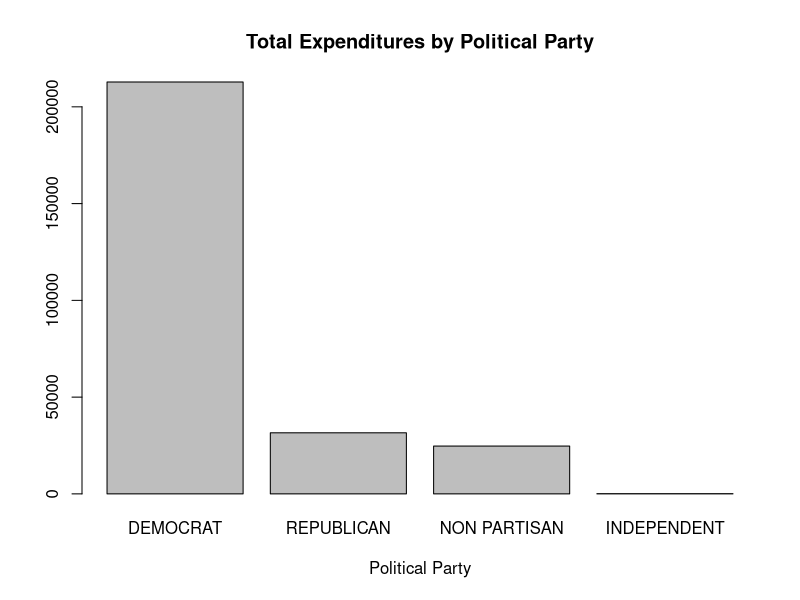
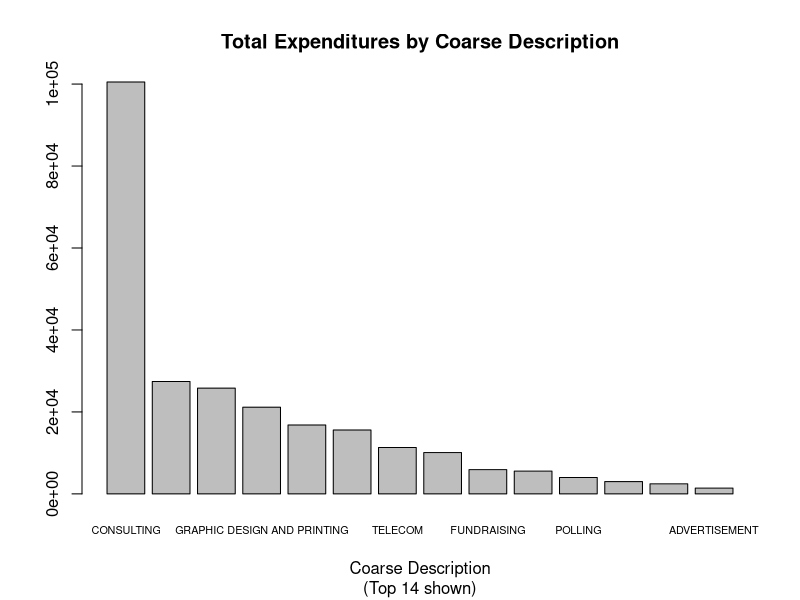
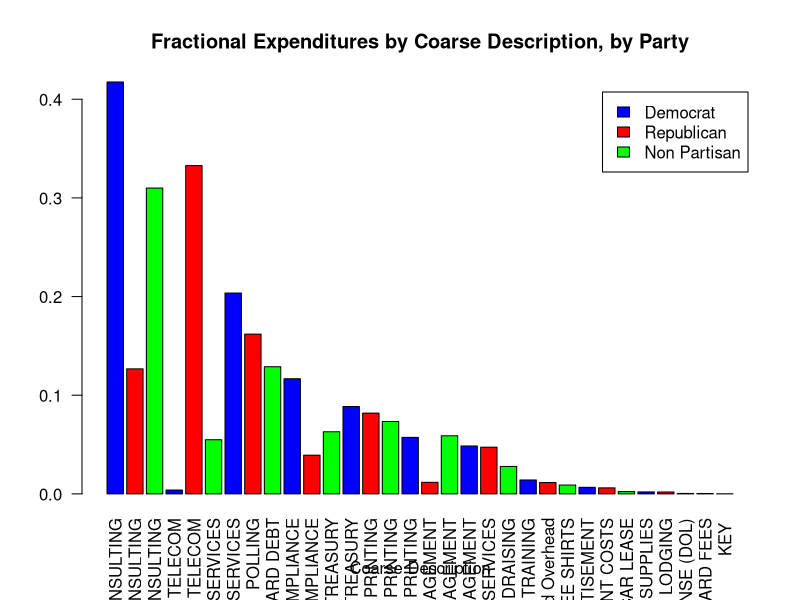
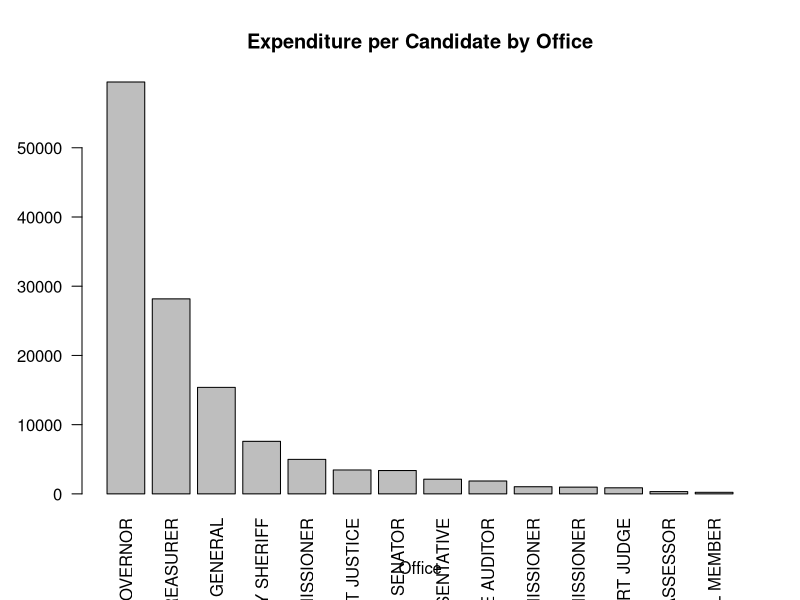
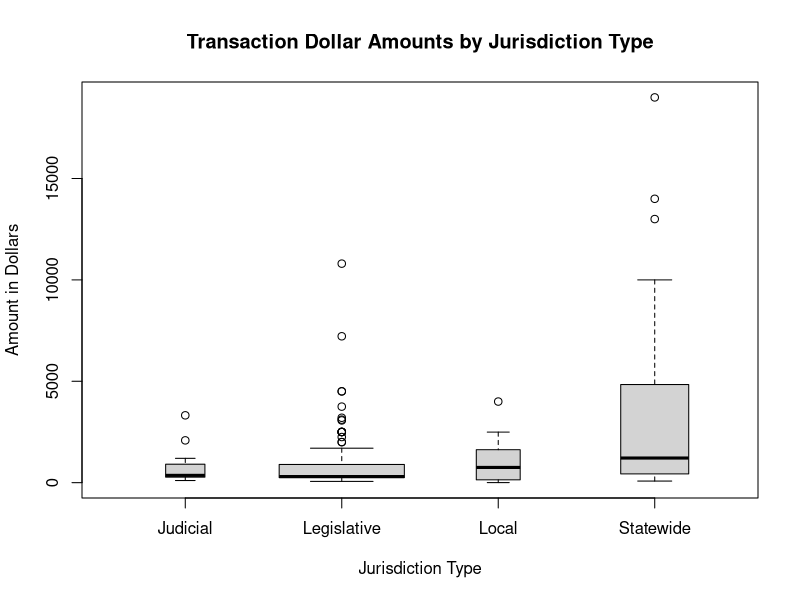

Reproduce these figures in R, in order.
## ---- chunk 1
knitr::opts_chunk$set(echo = TRUE)
## ---- chunk 2
DebtRaw = read.csv("../dataset/CandidateDebt.csv", na.strings='#N/A')
## ---- chunk 3
str(DebtRaw[1:4,])
## ---- chunk 4
DebtShifted = DebtRaw
colnames(DebtShifted) <- c(colnames(DebtRaw)[1:9],
                           'DUMMY',
                           colnames(DebtRaw)[10:(ncol(DebtRaw)-1)])
str(DebtShifted[1:4,])
## ---- chunk 5
# Split off left table
DebtLeft = DebtShifted[, seq(9)]

# Split off right table
DebtRight = DebtShifted[, seq(10, ncol(DebtRaw))]

# Rename DUMMY to office
colnames(DebtRight)[[1]] <- "office"

# Keep cases with at least one non-NA entry
DebtRightValid <- DebtRight[rowSums(!is.na(DebtRight)) > 0,]

# Drop duplicates
Debt <- unique(DebtRightValid)
## ---- chunk 6

# sum amount by party
amountbyparty <-aggregate(Debt['amount'], by=list(party=Debt$party), FUN=sum)

#format method, which is necessary for formating in a data.frame   
format.money  <- function(x, ...) {
  paste0("$", formatC(as.numeric(x), format="f", digits=2, big.mark=","))
}
class(amountbyparty$amount) <- c("money",class(amountbyparty$amount))


# sort the list descending, create pareto
amountbyparty <- amountbyparty[order(amountbyparty$amount, decreasing=TRUE),]

# bar plot tutorial https://www.statmethods.net/graphs/bar.html
barplot(amountbyparty$amount, main="Total Expenditures by Political Party", 
  	xlab="Political Party",
  	names.arg=amountbyparty$party,
  	cex.names=1)

## ---- chunk 7
desc_to_coarsedesc = read.csv("../dataset/description_to_coarsedescription.csv", na.strings='#N/A')
# we need to merge coarsedescription into Debt by description
Debt2=merge(Debt,desc_to_coarsedesc[c('description','coarsedescription')])

# Put 0 for position when there is no value
Debt2$position[is.na(Debt2$position)] <- 0
Debt2$legislativedistrict[is.na(Debt2$legislativedistrict)] <- 0

# sum amount by coarsedescription
amountbycoarsedesc <-aggregate(Debt2['amount'], by=list(coarsedescription=Debt2$coarsedescription), FUN=sum)

#format method, which is necessary for formating in a data.frame   
format.money  <- function(x, ...) {
  paste0("$", formatC(as.numeric(x), format="f", digits=2, big.mark=","))
}
class(amountbycoarsedesc$amount) <- c("money",class(amountbycoarsedesc$amount))


# sort the list descending, create pareto
amountbycoarsedesc <- amountbycoarsedesc[order(amountbycoarsedesc$amount, decreasing=TRUE),]
#print(amountbycoarsedesc)

nbars=14
topn=amountbycoarsedesc[1:nbars,]
?barplot
# bar plot tutorial https://www.statmethods.net/graphs/bar.html
barplot(topn$amount, main="Total Expenditures by Coarse Description",
        sub=paste(c("(Top", nbars, "shown)"), collapse = " "),
  	xlab="Coarse Description",
  	names.arg=topn$coarsedescription,
  	cex.names=0.65)

# Maybe I should make a function for bar charts, since I will be making many of them.

## ---- chunk 8

# Rename "subject" column to "N"
names(amountbyparty)[names(amountbyparty)=="amount"] <- "totalamountbyparty"

#rollup debt2 by coarsedesc and party
expense_by_coarsedesc_by_party <-aggregate(Debt2['amount'],                                         by=list(coarsedescription=Debt2$coarsedescription, party=Debt2$party), FUN=sum)


#merge totalamount into expense_by_coarsedesc_by_party
frac_by_coarsedesc_by_party <- merge(expense_by_coarsedesc_by_party,amountbyparty)
# compute fraction
frac_by_coarsedesc_by_party$fractionofpartytotal <- frac_by_coarsedesc_by_party$amount / frac_by_coarsedesc_by_party$totalamountbyparty

# drop independents
frac_by_coarsedesc_by_party <- frac_by_coarsedesc_by_party[frac_by_coarsedesc_by_party$party != "INDEPENDENT", ]

# get max frac by coarsedescription (across parties)
maxfrac_by_coarsedesc <-aggregate(frac_by_coarsedesc_by_party['fractionofpartytotal'],
                                           by=list(coarsedescription=frac_by_coarsedesc_by_party$coarsedescription), FUN=max)

# Rename "fractionofpartytotal" column to "maxfracofpartytotal"
names(maxfrac_by_coarsedesc)[names(maxfrac_by_coarsedesc)=="fractionofpartytotal"] <- "maxfracofpartytotal"

#merge maxfrac into frac_by_coarsedesc_by_party
frac_by_coarsedesc_by_party2=merge(frac_by_coarsedesc_by_party,maxfrac_by_coarsedesc)


# assign part number to put nonpartisan last
frac_by_coarsedesc_by_party2$partynumber<-ifelse(frac_by_coarsedesc_by_party2$party=="DEMOCRAT",1,
		ifelse(frac_by_coarsedesc_by_party2$party=="REPUBLICAN",2,3
		))

#Now, sort the df by maxfracofpartytotal desc, then by partynumber
frac_by_coarsedesc_by_party2 <- frac_by_coarsedesc_by_party2[order(-frac_by_coarsedesc_by_party2$maxfracofpartytotal,
                                                                   frac_by_coarsedesc_by_party2$partynumber),]

# Now we can finally make a grouped pareto!
frac_by_coarsedesc_by_party2$barlabels <- ""
frac_by_coarsedesc_by_party2$barlabels <- frac_by_coarsedesc_by_party2$barlabels <-

  
# Trick Make labels which are non blank only when row mod 3 =2
x<-1:nrow(frac_by_coarsedesc_by_party2)
y <- x%%3==2

cd=frac_by_coarsedesc_by_party2$coarsedescription
frac_by_coarsedesc_by_party2$barlabels <- with(frac_by_coarsedesc_by_party2, ifelse(y,cd,"" ) )

cd <- frac_by_coarsedesc_by_party2$coarsedescription
frac_by_coarsedesc_by_party2$barlabels <- ifelse(y,frac_by_coarsedesc_by_party2$coarsedescription,"" )


# now make a sidebyside bar chart
barplot(frac_by_coarsedesc_by_party2$fractionofpartytotal, main="Fractional Expenditures by Coarse Description, by Party",
        xlab="Coarse Description", col=c("blue","red","green"),
        legend = c("Democrat","Republican","Non Partisan"), beside=TRUE, names.arg=frac_by_coarsedesc_by_party2$coarsedescription, las=2)

## ---- chunk 9
# get sum of amount by DUMMY
#sumbyoffice <- aggregate(Debt2['amount'],
#by=list(office=Debt2$DUMMY), FUN=sum)

# get sum(amount) and n rows by unique value of DUMMY, legislativedistrict, position, and party,
# and jurisdictiontype (in case I summarize by that later).
sumbycand <- aggregate(Debt2['amount'],
by=list(office=Debt2$office, legislativedistrict=Debt2$legislativedistrict, position=Debt2$position, party=Debt2$party, jurisdictiontype=Debt2$jurisdictiontype), FUN=sum)


# now sum the amounts in sumbycand and count rows by office
sumbyoffice <- aggregate(sumbycand['amount'], by=list(office=sumbycand$office), FUN=sum)
countbyoffice <- aggregate(sumbycand['position'], by=list(office=sumbycand$office), FUN=length)

# Rename cols
names(sumbyoffice)[names(sumbyoffice)=="amount"] <- "totalamount"
names(countbyoffice)[names(countbyoffice)=="position"] <- "ncandidates"

# merge the sum and count data
amountperjob <- merge(sumbyoffice,countbyoffice)
amountperjob$mean_amount <- amountperjob$totalamount / amountperjob$ncandidates

# sort by mean_amount desc
# sort the list descending, create pareto
amountperjob <- amountperjob[order(amountperjob$mean_amount, decreasing=TRUE),]

# bar plot tutorial https://www.statmethods.net/graphs/bar.html
barplot(amountperjob$mean_amount, main="Expenditure per Candidate by Office", 
  	xlab="Office",
  	names.arg=amountperjob$office,
  	cex.names=1, las=2)


## ---- chunk 10

?boxplot
# Expenditure amounts by jurisdictiontype
boxplot(amount~jurisdictiontype,data=Debt2, main="Transaction Dollar Amounts by Jurisdiction Type", 
  	xlab="Jurisdiction Type", ylab="Amount in Dollars", varwidth=T)

## ---- chunk 11
# Time component

## ---- chunk 12
# Time component

# Copy Debt2 to Debt3
Debt3 <- Debt2

# Create dummy variable, TREASURY
Debt3$Treasury<-ifelse(Debt3$coarsedescription=="TREASURY",1,0)


" HERE I AM END OF EVENING 24MAY2018.  I would like to 
know how to perform multiple aggregations on multiple variables in R.

I have thrudate, amount, and Treasury.  I need sum, count, and mean of amount and mean of Treasury by thrudate

"

# Now get sum, count, and mean of amount and mean of Treasury by thrudate
#timestats=aggregate(Debt3$amount, function(x) {
# c(sum=sum(x), count=length(x), mean=mean(x))}, by=list(thrudate=Debt3$thrudate))

#timestats <- aggregate(. ~thrudate, data = Debt3[c("thrudate", "amount")], FUN = function(x) c(sm=sum(x), ave = #mean(x), n = length(x) ) )



# sum amount by party
#amountbyparty <-aggregate(Debt['amount'], by=list(party=Debt$party), FUN=sum)




#merge(aggregate(z~y, data[data$x==1,], function(x) {
# c(mean=mean(x, na.rm=TRUE), quantile(x, na.rm=TRUE))
#}), list(y=unique(data$y)), all=TRUE)

#plot(duration, waiting,            # plot the variables 
#+   xlab="Eruption duration",        # x−axis label 
#+   ylab="Time waited")              # y−axis label
